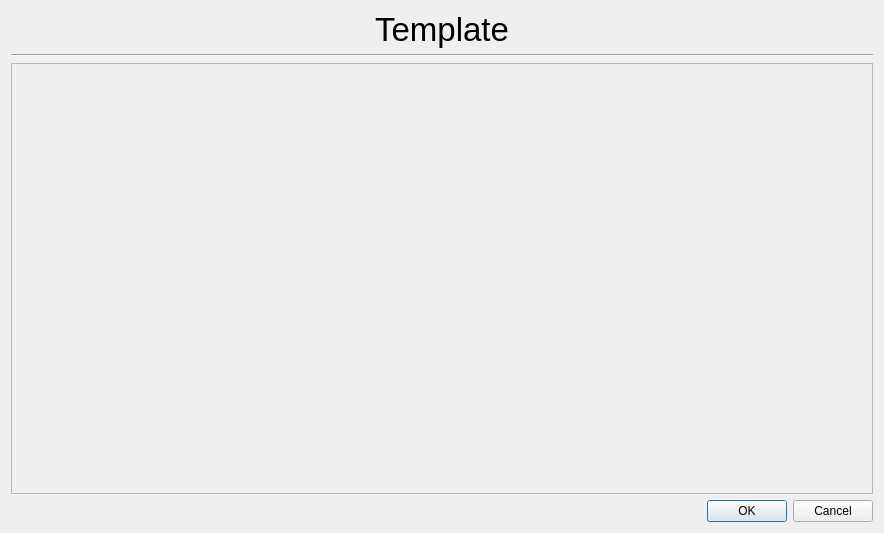
<?xml version="1.0" encoding="UTF-8"?>
<ui version="4.0">
 <class>Dialog</class>
 <widget class="QDialog" name="Dialog">
  <property name="geometry">
   <rect>
    <x>0</x>
    <y>0</y>
    <width>884</width>
    <height>533</height>
   </rect>
  </property>
  <property name="windowTitle">
   <string>Dialog</string>
  </property>
  <layout class="QVBoxLayout" name="verticalLayout" stretch="0,0,5,0">
   <item>
    <widget class="QLabel" name="label">
     <property name="font">
      <font>
       <pointsize>25</pointsize>
      </font>
     </property>
     <property name="text">
      <string>Template</string>
     </property>
     <property name="alignment">
      <set>Qt::AlignCenter</set>
     </property>
    </widget>
   </item>
   <item>
    <widget class="Line" name="line">
     <property name="orientation">
      <enum>Qt::Horizontal</enum>
     </property>
    </widget>
   </item>
   <item>
    <widget class="QFrame" name="frame">
     <property name="frameShape">
      <enum>QFrame::StyledPanel</enum>
     </property>
     <property name="frameShadow">
      <enum>QFrame::Raised</enum>
     </property>
     <layout class="QVBoxLayout" name="verticalLayout_2"/>
    </widget>
   </item>
   <item>
    <widget class="QDialogButtonBox" name="buttonBox">
     <property name="orientation">
      <enum>Qt::Horizontal</enum>
     </property>
     <property name="standardButtons">
      <set>QDialogButtonBox::Cancel|QDialogButtonBox::Ok</set>
     </property>
    </widget>
   </item>
  </layout>
 </widget>
 <resources/>
 <connections>
  <connection>
   <sender>buttonBox</sender>
   <signal>accepted()</signal>
   <receiver>Dialog</receiver>
   <slot>accept()</slot>
   <hints>
    <hint type="sourcelabel">
     <x>248</x>
     <y>254</y>
    </hint>
    <hint type="destinationlabel">
     <x>157</x>
     <y>274</y>
    </hint>
   </hints>
  </connection>
  <connection>
   <sender>buttonBox</sender>
   <signal>rejected()</signal>
   <receiver>Dialog</receiver>
   <slot>reject()</slot>
   <hints>
    <hint type="sourcelabel">
     <x>316</x>
     <y>260</y>
    </hint>
    <hint type="destinationlabel">
     <x>286</x>
     <y>274</y>
    </hint>
   </hints>
  </connection>
 </connections>
</ui>
